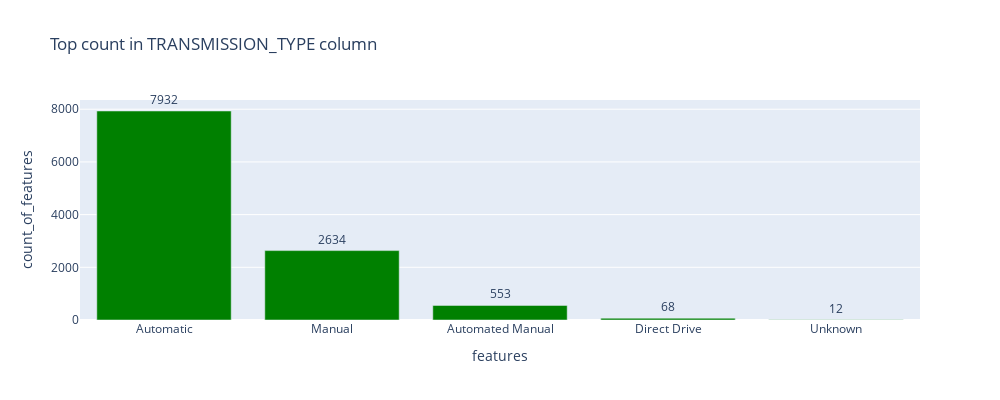

This figure's notebook cell:
### Code cell
categorical_count(cleaned_car_data, 'transmission_type')

### Figure 1 — Plotly figure (JSON) as saved in the notebook; plotly's stock layout.template omitted (floating-point values rounded to 4 significant figures)
{"data": [{"alignmentgroup": "True", "cliponaxis": false, "hovertemplate": "features=%{x}<br>count_of_features=%{text}<extra></extra>", "legendgroup": "", "marker": {"color": "green", "pattern": {"shape": ""}}, "name": "", "offsetgroup": "", "orientation": "v", "showlegend": false, "text": [7932, 2634, 553, 68, 12], "textangle": 0, "textfont": {"size": 12}, "textposition": "outside", "type": "bar", "x": ["Automatic", "Manual", "Automated Manual", "Direct Drive", "Unknown"], "xaxis": "x", "y": [7932, 2634, 553, 68, 12], "yaxis": "y"}], "layout": {"barmode": "relative", "height": 400, "legend": {"tracegroupgap": 0}, "title": {"text": "Top count in TRANSMISSION_TYPE column"}, "width": 1000, "xaxis": {"anchor": "y", "domain": [0, 1], "title": {"text": "features"}}, "yaxis": {"anchor": "x", "domain": [0, 1], "title": {"text": "count_of_features"}}}}
